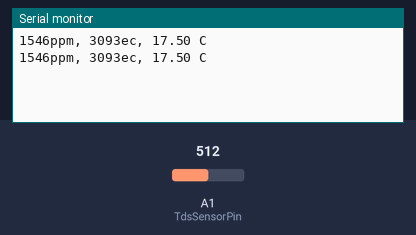
Simulated run of this sketch. Board: Arduino Uno, built with avr-gcc and run on an emulated ATmega328P. On the bench: the last lines printed to the serial monitor. The test bench sets the inputs (shaded band); at power-on: A1 (TdsSensorPin) = 512.

Above: at 3.3 s.
3.4 s: A1 (TdsSensorPin) set to 716
At 5.5 s:
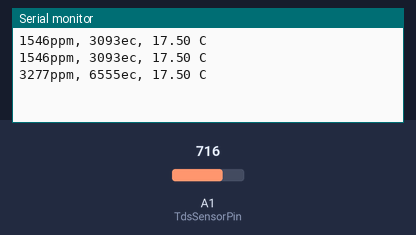
5.9 s: A1 (TdsSensorPin) set to 900
At 6.4 s:
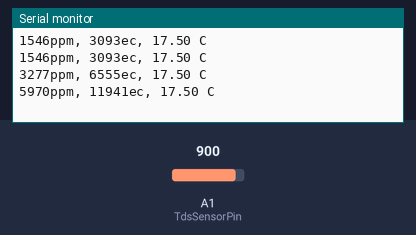
Timing chart, 0 to 8.9 s (numbered marks = the images above; inputs shaded):
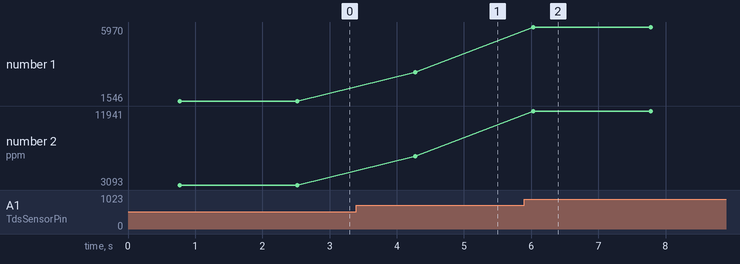

Measured:
- after the input at 3.4 s, the serial monitor: prints a new line after 0.87 s (image 1)
- after the input at 5.9 s, the serial monitor: prints a new line after 0.13 s (image 2)
- plotted number 1: 1546 → 3277 after the input at 3.4 s, 3277 → 5970 after the input at 5.9 s
- plotted number 2: 3093 → 6555 after the input at 3.4 s, 6555 → 11941 after the input at 5.9 s

The sketch:

TDS_calibration.ino
```cpp
#include <EEPROM.h>
#include "GravityTDS.h"
#include <OneWire.h>
#include <DallasTemperature.h>

#define TdsSensorPin A1
#define DS18B20Pin 3

OneWire oneWire(DS18B20Pin);
DallasTemperature sensors(&oneWire);

GravityTDS gravityTds;

float temperature = 25,tdsValue = 0, ecValue = 0;

void setup()
{
    Serial.begin(115200);
    sensors.begin();
//    sensor_t sensor;
    gravityTds.setPin(TdsSensorPin);
    gravityTds.setAref(5.0);  //reference voltage on ADC, default 5.0V on Arduino UNO
    gravityTds.setAdcRange(1024);  //1024 for 10bit ADC;4096 for 12bit ADC
    gravityTds.begin();  //initialization
}

void loop()
{
    sensors.requestTemperatures();
    //temperature=sensors.getTempCByIndex(0);
    float temperature = 17.5;
    gravityTds.setTemperature(temperature);  // set the temperature and execute temperature compensation
    gravityTds.update();  //sample and calculate
    tdsValue = gravityTds.getTdsValue();  // then get the value
    ecValue = gravityTds.getEcValue();
    Serial.print(tdsValue,0);
    Serial.print("ppm, ");
    Serial.print(ecValue,0);
    Serial.print("ec, ");
    Serial.print(temperature);
    Serial.println(" C");
    delay(1000);
}
```
